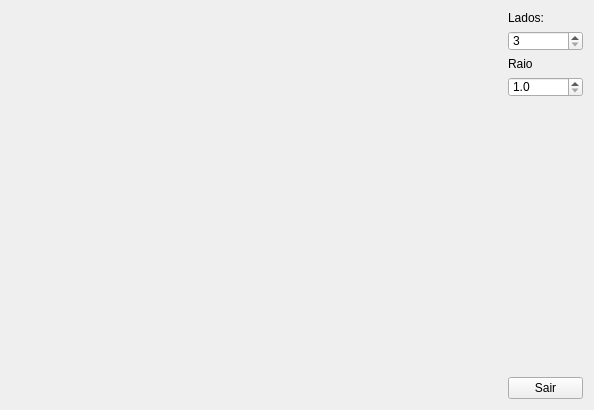
<?xml version="1.0" encoding="UTF-8"?>
<ui version="4.0">
 <class>JanelaPrincipal</class>
 <widget class="QWidget" name="JanelaPrincipal">
  <property name="geometry">
   <rect>
    <x>0</x>
    <y>0</y>
    <width>594</width>
    <height>410</height>
   </rect>
  </property>
  <property name="windowTitle">
   <string>Projeto OpenGL</string>
  </property>
  <layout class="QGridLayout" name="gridLayout">
   <item row="0" column="1">
    <widget class="QLabel" name="label">
     <property name="text">
      <string>Lados:</string>
     </property>
    </widget>
   </item>
   <item row="1" column="1">
    <widget class="QSpinBox" name="spinBox">
     <property name="maximumSize">
      <size>
       <width>75</width>
       <height>20</height>
      </size>
     </property>
     <property name="minimum">
      <number>3</number>
     </property>
     <property name="maximum">
      <number>60</number>
     </property>
    </widget>
   </item>
   <item row="2" column="1">
    <widget class="QLabel" name="label_2">
     <property name="text">
      <string>Raio</string>
     </property>
    </widget>
   </item>
   <item row="3" column="1">
    <widget class="QDoubleSpinBox" name="doubleSpinBox">
     <property name="maximumSize">
      <size>
       <width>75</width>
       <height>20</height>
      </size>
     </property>
     <property name="decimals">
      <number>1</number>
     </property>
     <property name="minimum">
      <double>1.000000000000000</double>
     </property>
     <property name="maximum">
      <double>10.000000000000000</double>
     </property>
     <property name="singleStep">
      <double>0.100000000000000</double>
     </property>
    </widget>
   </item>
   <item row="4" column="1">
    <spacer name="verticalSpacer">
     <property name="orientation">
      <enum>Qt::Vertical</enum>
     </property>
     <property name="sizeHint" stdset="0">
      <size>
       <width>72</width>
       <height>270</height>
      </size>
     </property>
    </spacer>
   </item>
   <item row="5" column="1">
    <widget class="QPushButton" name="pushButton">
     <property name="maximumSize">
      <size>
       <width>75</width>
       <height>23</height>
      </size>
     </property>
     <property name="text">
      <string>Sair</string>
     </property>
    </widget>
   </item>
   <item row="0" column="0" rowspan="6">
    <widget class="MeuPainelOpenGL" name="painelGL" native="true"/>
   </item>
  </layout>
 </widget>
 <layoutdefault spacing="6" margin="11"/>
 <customwidgets>
  <customwidget>
   <class>MeuPainelOpenGL</class>
   <extends>QWidget</extends>
   <header>MeuPainelOpenGL.h</header>
   <container>1</container>
   <slots>
    <slot>alterarLados(int)</slot>
    <slot>alterarRaio(double)</slot>
   </slots>
  </customwidget>
 </customwidgets>
 <resources/>
 <connections>
  <connection>
   <sender>pushButton</sender>
   <signal>clicked()</signal>
   <receiver>JanelaPrincipal</receiver>
   <slot>close()</slot>
   <hints>
    <hint type="sourcelabel">
     <x>556</x>
     <y>388</y>
    </hint>
    <hint type="destinationlabel">
     <x>587</x>
     <y>348</y>
    </hint>
   </hints>
  </connection>
  <connection>
   <sender>spinBox</sender>
   <signal>valueChanged(int)</signal>
   <receiver>painelGL</receiver>
   <slot>alterarLados(int)</slot>
   <hints>
    <hint type="sourcelabel">
     <x>541</x>
     <y>39</y>
    </hint>
    <hint type="destinationlabel">
     <x>204</x>
     <y>14</y>
    </hint>
   </hints>
  </connection>
  <connection>
   <sender>doubleSpinBox</sender>
   <signal>valueChanged(double)</signal>
   <receiver>painelGL</receiver>
   <slot>alterarRaio(double)</slot>
   <hints>
    <hint type="sourcelabel">
     <x>560</x>
     <y>82</y>
    </hint>
    <hint type="destinationlabel">
     <x>442</x>
     <y>148</y>
    </hint>
   </hints>
  </connection>
 </connections>
</ui>
